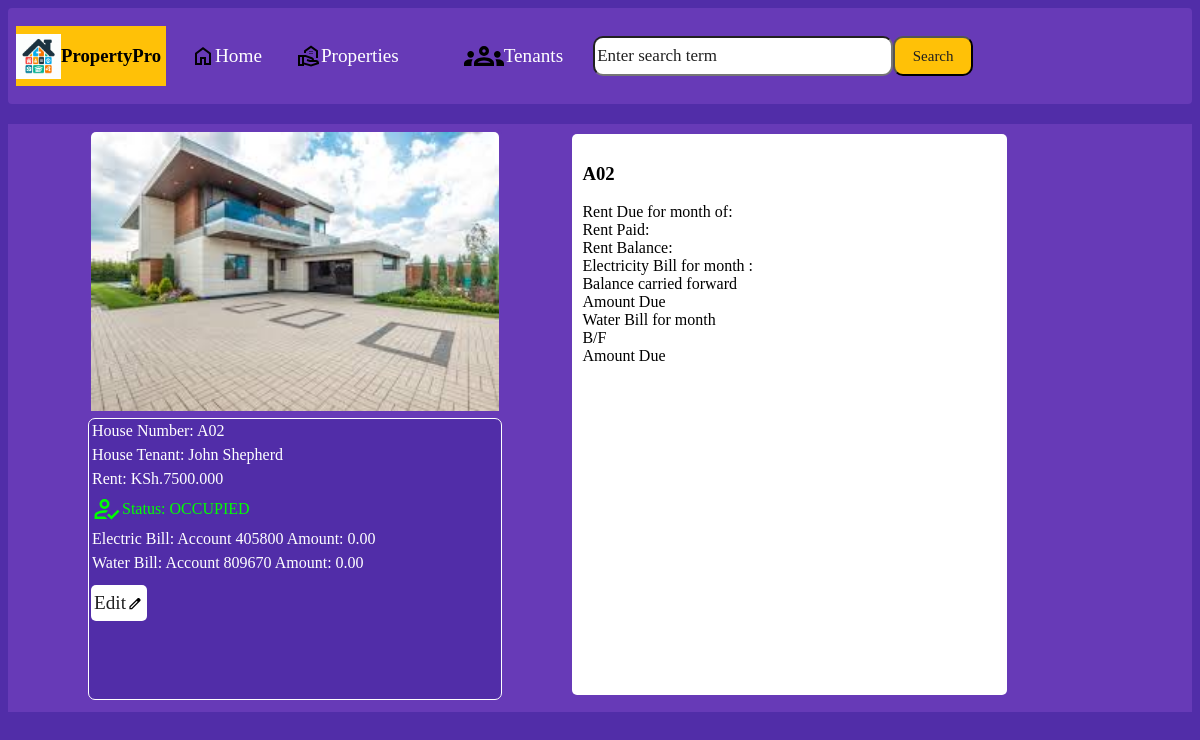
/property-pro/properties/1/houses/2/, run on the app's committed database.
### property/models.py (models this page shows, shortened)
class House(models.Model):
    VACANCY_CHOICES =[
        ("AVAILABLE",'Available'),
        ("OCCUPIED",'Occupied')
    ]
    CATEGORY =[
        ("SINGLE","single"),
        ("DOUBLE","double_room"),
        ("DOUBLE SELF","double_self"),
        ("ONE BEDROOM","one bedroom"),
        ("TWO BEDROOM","two bedroom"),
    ]
    tenant = models.OneToOneField(Tenant,on_delete=models.CASCADE,null=True,blank=True)
    rent = models.DecimalField(max_digits=9, decimal_places=3)
    image = models.ImageField(upload_to='media/',null=True)
    house_number = models.CharField(max_length= 10)
    status = models.CharField(max_length=20,choices=VACANCY_CHOICES,null=True,blank=True)
    electric_bill =models.ForeignKey('ElectricBill',on_delete=models.CASCADE,null=True,blank=True)
    water_bill = models.ForeignKey('WaterBill',on_delete=models.CASCADE,null=True,blank=True)
    category = models.CharField(max_length=20,choices=CATEGORY)
    property =models.ForeignKey(Property,related_name="houses", on_delete=models.CASCADE,blank=True)
    owner = models.ManyToManyField(Owner,related_name="houses")

class Bill(models.Model):
    account_no = models.IntegerField()
    bill_amount = models.DecimalField(max_digits=9, decimal_places=2)
    bill_month = models.DateField()
    def __str__(self):
        return f"Account {self.account_no } Amount: {self.bill_amount}"

### accounts/models.py (models this page shows)
class Person(models.Model):
    first_name = models.CharField(max_length = 10)
    last_name = models.CharField(max_length = 10)
    identification = models.CharField(unique=True,max_length = 20)
    phone_number = models.CharField(max_length=10)
    avatar =models.ImageField(upload_to='images/')
    def __str__(self):
        return (f"{self.first_name} {self.last_name}")

### property/views.py (the view)
# urls.py: path("properties/<int:pk>/houses/<int:id>/",views.house_detail,name="house_detail"),
def house_detail(request,pk,id):
    house =get_object_or_404(House, pk=id)
    return render(request,"property/house_detail.html",{"house":house})

### accounts/models.py (called while the page is built)
    def __str__(self):
        return super().__str__()

### property/models.py (called while the page is built)
    def __str__(self):
        return super().__str__()

    def __str__(self):
        return super().__str__()

### property/templates/property/house_detail.html (shortened to what this page needs)
{% extends "property/index.html" %}
{% load static %}
{% block styles %}
    <link rel="stylesheet" href="{% static 'property/css/house_detail.css' %}">
{% endblock styles %}
{% block body %}
<div class="container">
<div class="house">
        <ul>
            <li><img src="{{MEDIA_URL}}{{house.image}}" alt="House image"></li>
            <div class="details">
            <li>House Number: {{house.house_number}}</li>
            <li>House Tenant: {{house.tenant}}</li>
            <li>Rent: KSh.{{house.rent}}</li>
            {% if house.status == 'Available' %}
              <li id="available"><img src="{% static 'property/svg/available.svg' %}" alt="available">  Status: {{house.status}}</li>
            {% else %}
            <li id="occupied"><img src="{% static 'property/svg/occupied1.svg' %}" alt="occupied"> Status: {{house.status}}</li>
            {% endif %}
            <li>Electric Bill: {{house.electric_bill}}</li>
            <li>Water Bill: {{house.water_bill}}</li>
            <a href="#" id="edit"> Edit <img src="{% static 'property/svg/edit.svg' %}" alt="edit"> </a>
            </div>
        </ul>
</div>
<div class="payment">
<h3>{{house.house_number}}</h3>
<ul>
  <li>Rent Due for month of:</li>
  <li>Rent Paid:</li>
  <li>Rent Balance:</li>
</ul>
<ul>
  <li>Electricity Bill for month :</li>
  <li>Balance carried forward</li>
  <li>Amount Due</li>
</ul>
<ul>
  <li>Water Bill for month</li>
  <li>B/F</li>
  <li>Amount Due</li>
</ul>
</div>
</div>
{% endblock body %}

### property/static/property/css/navbar.css (style rules this page uses)
li { list-style-type:none; }

### property/static/property/css/index.css (style rules this page uses)
:root { --dark-primary-color:#512DA8; --light-primary-color:#D1C4E9; --primary-color:#673AB7; --text-icon-color:#FFFFFF; --accent-color:#FFC107; --primary-text:#212121; --secondary-text:#757575; --separator-color:#BDBDBD; --success-color:#00ff00ff; --error-color:#FF5252; }
body { background-color: var(--dark-primary-color); }

### property/static/property/css/house_detail.css (style rules this page uses)
.container { display: flex; flex-direction: row; width: 100%; height: 75%; background-color: var(--primary-color); margin-top: 20px; }
.house li { text-decoration: none; color: var(--text-icon-color); padding: 3px; }
.house { background-color: var(--primary-color); display: flex; flex-direction: column; flex-wrap: wrap; height: 95%; width: 35%; margin-top: 5px; margin-left: 80px; border-radius: 5px; -webkit-border-radius: 5px; -moz-border-radius: 5px; -ms-border-radius: 5px; -o-border-radius: 5px; padding: 0; }
.house img { width: 100%; height: 50%; border-radius: 5px 5px 0 0; -webkit-border-radius: 5px 5px 0 0; -moz-border-radius: 5px 5px 0 0; -ms-border-radius: 5px 5px 0 0; -o-border-radius: 5px 5px 0 0; }
.house ul { margin: 0; padding: 0; height: 100%; }
.details { border: 1px solid var(--text-icon-color); background-color: var(--dark-primary-color); height: 50%; border-radius: 7px; -webkit-border-radius: 7px; -moz-border-radius: 7px; -ms-border-radius: 7px; -o-border-radius: 7px; position: relative; }
.details a { text-decoration: none; color: var(--primary-text); background-color: var(--text-icon-color); border-radius: 5px; -webkit-border-radius: 5px; -moz-border-radius: 5px; -ms-border-radius: 5px; -o-border-radius: 5px; font-size: larger; width: 50px; display: flex; align-items: center; height: 30px; padding-left: 2px; margin-left: 2px; margin-top: 10px; padding: 3px; }
#occupied { display: flex; flex-direction: row; flex-wrap: wrap; color: var(--success-color); align-items: center; text-decoration:double; }
#occupied img { height: 30px; width: 30px; }
.payment { height: 92%; width: 35%; background-color: var(--text-icon-color); margin-left: 70px; margin-right: 10px; margin-top: 10px; border-radius: 5px; -webkit-border-radius: 5px; -moz-border-radius: 5px; -ms-border-radius: 5px; -o-border-radius: 5px; padding: 10px; }
.payment ul { margin: 0; padding: 0; width: 100%; }

### data on the page
House: image (picture), house_number "A02", tenant "John Shepherd", rent "7500.000", status "OCCUPIED", electric_bill "Account 405800 Amount: 0.00", water_bill "Account 809670 Amount: 0.00"
